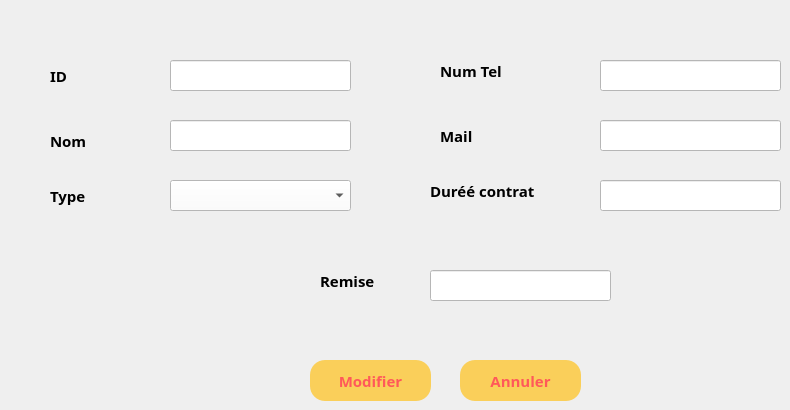
      <widget class="QWidget" name="tab_13">
       <property name="minimumSize">
        <size>
         <width>515</width>
         <height>312</height>
        </size>
       </property>
       <attribute name="title">
        <string>modifier</string>
       </attribute>
       <widget class="QLabel" name="label_66">
        <property name="geometry">
         <rect>
          <x>50</x>
          <y>60</y>
          <width>61</width>
          <height>31</height>
         </rect>
        </property>
        <property name="font">
         <font>
          <family>MS Reference Sans Serif</family>
          <pointsize>11</pointsize>
          <weight>75</weight>
          <bold>true</bold>
         </font>
        </property>
        <property name="text">
         <string>ID</string>
        </property>
       </widget>
       <widget class="QLabel" name="label_67">
        <property name="geometry">
         <rect>
          <x>50</x>
          <y>120</y>
          <width>81</width>
          <height>41</height>
         </rect>
        </property>
        <property name="font">
         <font>
          <family>MS Reference Sans Serif</family>
          <pointsize>11</pointsize>
          <weight>75</weight>
          <bold>true</bold>
         </font>
        </property>
        <property name="text">
         <string>Nom</string>
        </property>
       </widget>
       <widget class="QLabel" name="label_68">
        <property name="geometry">
         <rect>
          <x>50</x>
          <y>180</y>
          <width>71</width>
          <height>31</height>
         </rect>
        </property>
        <property name="font">
         <font>
          <family>MS Reference Sans Serif</family>
          <pointsize>11</pointsize>
          <weight>75</weight>
          <bold>true</bold>
         </font>
        </property>
        <property name="text">
         <string>Type</string>
        </property>
       </widget>
       <widget class="QLabel" name="label_69">
        <property name="geometry">
         <rect>
          <x>320</x>
          <y>260</y>
          <width>101</width>
          <height>41</height>
         </rect>
        </property>
        <property name="font">
         <font>
          <family>MS Reference Sans Serif</family>
          <pointsize>11</pointsize>
          <weight>75</weight>
          <bold>true</bold>
         </font>
        </property>
        <property name="text">
         <string>Remise</string>
        </property>
       </widget>
       <widget class="QLabel" name="label_70">
        <property name="geometry">
         <rect>
          <x>430</x>
          <y>170</y>
          <width>121</width>
          <height>41</height>
         </rect>
        </property>
        <property name="font">
         <font>
          <family>MS Reference Sans Serif</family>
          <pointsize>11</pointsize>
          <weight>75</weight>
          <bold>true</bold>
         </font>
        </property>
        <property name="text">
         <string>Duréé contrat</string>
        </property>
       </widget>
       <widget class="QLabel" name="label_71">
        <property name="geometry">
         <rect>
          <x>440</x>
          <y>120</y>
          <width>111</width>
          <height>31</height>
         </rect>
        </property>
        <property name="font">
         <font>
          <family>MS Reference Sans Serif</family>
          <pointsize>11</pointsize>
          <weight>75</weight>
          <bold>true</bold>
         </font>
        </property>
        <property name="text">
         <string>Mail</string>
        </property>
       </widget>
       <widget class="QLabel" name="label_72">
        <property name="geometry">
         <rect>
          <x>440</x>
          <y>50</y>
          <width>91</width>
          <height>41</height>
         </rect>
        </property>
        <property name="font">
         <font>
          <family>MS Reference Sans Serif</family>
          <pointsize>11</pointsize>
          <weight>75</weight>
          <bold>true</bold>
         </font>
        </property>
        <property name="text">
         <string>Num Tel</string>
        </property>
       </widget>
       <widget class="QLineEdit" name="lineEdit_ID_modifier_partenaire">
        <property name="geometry">
         <rect>
          <x>170</x>
          <y>60</y>
          <width>181</width>
          <height>31</height>
         </rect>
        </property>
        <property name="toolTip">
         <string>modifier</string>
        </property>
        <property name="styleSheet">
         <string notr="true">background : white;</string>
        </property>
        <property name="text">
         <string/>
        </property>
       </widget>
       <widget class="QLineEdit" name="lineEdit_Nom_modifier_partenaire">
        <property name="geometry">
         <rect>
          <x>170</x>
          <y>120</y>
          <width>181</width>
          <height>31</height>
         </rect>
        </property>
        <property name="styleSheet">
         <string notr="true">background : white;</string>
        </property>
       </widget>
       <widget class="QLineEdit" name="lineEdit_NumTel_modifier_partenaire">
        <property name="geometry">
         <rect>
          <x>600</x>
          <y>60</y>
          <width>181</width>
          <height>31</height>
         </rect>
        </property>
        <property name="styleSheet">
         <string notr="true">background : white;</string>
        </property>
       </widget>
       <widget class="QLineEdit" name="lineEdit_Mail_modifier_partenaire">
        <property name="geometry">
         <rect>
          <x>600</x>
          <y>120</y>
          <width>181</width>
          <height>31</height>
         </rect>
        </property>
        <property name="styleSheet">
         <string notr="true">background : white;</string>
        </property>
       </widget>
       <widget class="QLineEdit" name="lineEdit_Dureecontrat_modifier_partenaire">
        <property name="geometry">
         <rect>
          <x>600</x>
          <y>180</y>
          <width>181</width>
          <height>31</height>
         </rect>
        </property>
        <property name="styleSheet">
         <string notr="true">background : white;</string>
        </property>
       </widget>
       <widget class="QLineEdit" name="lineEdit_Remise_modifier_partenaire">
        <property name="geometry">
         <rect>
          <x>430</x>
          <y>270</y>
          <width>181</width>
          <height>31</height>
         </rect>
        </property>
        <property name="styleSheet">
         <string notr="true">background : white;</string>
        </property>
       </widget>
       <widget class="QPushButton" name="pushButton_partenaire_modifier">
        <property name="geometry">
         <rect>
          <x>310</x>
          <y>360</y>
          <width>121</width>
          <height>41</height>
         </rect>
        </property>
        <property name="font">
         <font>
          <family>MS Reference Sans Serif</family>
          <pointsize>11</pointsize>
          <weight>75</weight>
          <bold>true</bold>
         </font>
        </property>
        <property name="styleSheet">
         <string notr="true">QPushButton{
border-radius:15px;
	background:#FACF5A;
	color:#FF5959;
	font-weight : bold;
}
QPushButton:hover
{
		background:#FF5959;
		color:#FACF5A;
		font-weight: bold;
}
</string>
        </property>
        <property name="text">
         <string>Modifier</string>
        </property>
       </widget>
       <widget class="QPushButton" name="pushButton_11">
        <property name="geometry">
         <rect>
          <x>460</x>
          <y>360</y>
          <width>121</width>
          <height>41</height>
         </rect>
        </property>
        <property name="font">
         <font>
          <family>MS Reference Sans Serif</family>
          <pointsize>11</pointsize>
          <weight>75</weight>
          <bold>true</bold>
         </font>
        </property>
        <property name="styleSheet">
         <string notr="true">QPushButton{
border-radius:15px;
	background:#FACF5A;
	color:#FF5959;
	font-weight : bold;
}
QPushButton:hover
{
		background:#FF5959;
		color:#FACF5A;
		font-weight: bold;
}
</string>
        </property>
        <property name="text">
         <string>Annuler</string>
        </property>
       </widget>
       <widget class="QComboBox" name="comboBox_type2_partenaire">
        <property name="geometry">
         <rect>
          <x>170</x>
          <y>180</y>
          <width>181</width>
          <height>31</height>
         </rect>
        </property>
        <property name="font">
         <font>
          <family>MS Reference Sans Serif</family>
          <pointsize>11</pointsize>
         </font>
        </property>
        <property name="styleSheet">
         <string notr="true">background : white;</string>
        </property>
       </widget>
      </widget>
